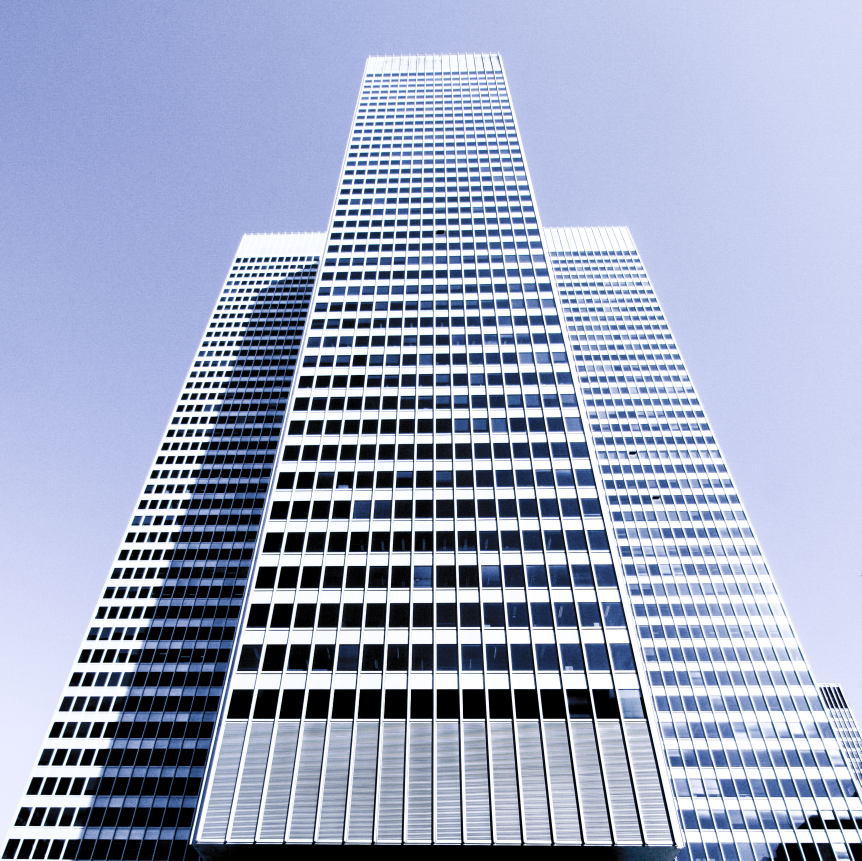
%> input picture A1/White_skyscraper_in_Montreal_(Unsplash).jpg, 3447 x 3442 px (shown at 1/4 size)
$ octave A1.m   (GNU Octave 9; MATLAB toolbox functions it lacks are replaced by stand-ins)
%> lines starting %> are read from the running program, lines starting %| are printed output that depends on the picture; long printed decimals are rounded
%Part 1
    %Import images
    HP = imread('White_skyscraper_in_Montreal_(Unsplash).jpg');
    LP = imread('pexels-cottonbro-9589472.jpg');
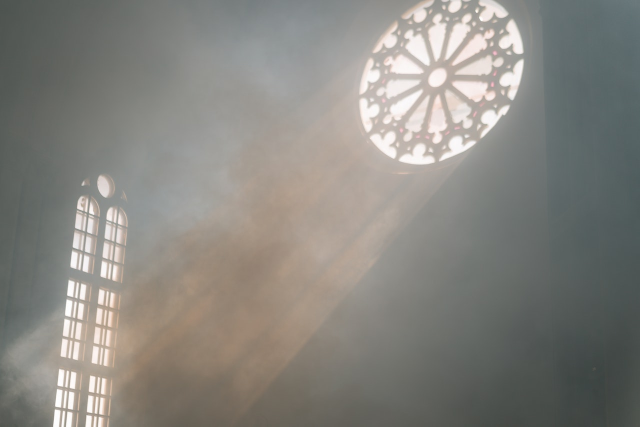
%> input picture A1/Report/pexels-cottonbro-9589472.jpg, 1280 x 853 px (shown at 1/2 size)
%> LP is the input picture: size 853x1280x3 uint8; mean R, G, B 135.2, 133.5, 127.9
    %Convert to greyscale
    HP = rgb2gray(HP);
    LP = rgb2gray(LP);
%> LP: size 853x1280 uint8
    %Crop then resize
    HP = HP(1:3442, 1:3442);
%> HP: size 3442x3442 uint8
    LP = LP(1:853, 213:1066);
%> LP: size 853x854 uint8
    HP = imresize(HP, [500 500]);
%> HP: size 500x500 uint8
    LP = imresize(LP, [500 500]);
%> LP: size 500x500 uint8
    %Save the images as a png
    imwrite(HP, 'HP.png');
    imwrite(LP, 'LP.png');

%Part 2
    %Compute fourier transforms
    HP_freq = fft2(HP);
    LP_freq = fft2(LP);
    %Shift the center frequency location
    HP_freq_save = fftshift(abs(HP_freq));
    LP_freq_save = fftshift(abs(LP_freq));
    %Use a mutliplier to display result correctly
    HP_freq_save = HP_freq_save/30000;
    LP_freq_save = LP_freq_save/30000;
    %Save the frequency repsonses to a png
    imwrite(HP_freq_save, 'HP-freq.png');
    imwrite(LP_freq_save, 'LP-freq.png');

%Part 3
    %Defining our kernels
    sob = [-1 0 1; -2 0 2; -1 0 1];
    gauskern = fspecial('gaussian', 16, 2.5);
    dog = conv2(gauskern, sob);
    %Display surf of gaus closeand dog
    saveas(surf(gauskern), 'gaus-surf.png');
    saveas(surf(dog), 'dog-surf.png');
    close all;
    %Apply gaussian filter to HP and LP
    HP_filt = imfilter(HP, gauskern);
    LP_filt = imfilter(LP, gauskern);
    %Compute the frequency domain representaions of HP-filt and LP-filt
    HP_filt_freq = fft2(HP_filt);
    LP_filt_freq = fft2(LP_filt);
    %Save the filtered images and freq. domain versions
    imwrite(HP_filt, 'HP-filt.png');
    imwrite(LP_filt, 'LP-filt.png');
    imwrite(fftshift(abs(HP_filt_freq))/30000, 'HP-filt-freq.png');
    imwrite(fftshift(abs(LP_filt_freq))/30000, 'LP-filt-freq.png');
    %Compute fourier transform of DoG kernel
    dogfilt = fft2(dog, 500, 500);
    %Apply new filter to both images
    HP_dogfilt_freq = HP_freq.*dogfilt;
    LP_dogfilt_freq = LP_freq.*dogfilt;
    %Convert filtered images back to spatial domain
    HP_dogfilt = ifft2(HP_dogfilt_freq);
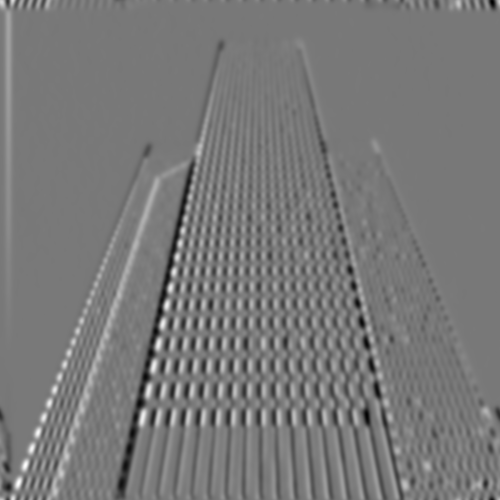
%> HP_dogfilt: size 500x500 double; min -227.8, max 252.3, mean 0; drawn with min black and max white
    LP_dogfilt = ifft2(LP_dogfilt_freq);
    %Save filtered images and freq. domain versions with dog
    imwrite(HP_dogfilt/150, 'HP-dogfilt.png');
    imwrite(LP_dogfilt/30, 'LP-dogfilt.png');
    imwrite(abs(fftshift(HP_dogfilt_freq))/100, 'HP-dogfilt-freq.png');
    imwrite(abs(fftshift(LP_dogfilt_freq))/100, 'LP-dogfilt-freq.png');

%Part 4
    %Subsample the two images to half
    HP_sub2 = HP(1:2:end, 1:2:end);
    LP_sub2 = LP(1:2:end, 1:2:end);
    %Subsample the two images to quater
    HP_sub4 = HP(1:4:end, 1:4:end);
    LP_sub4 = LP(1:4:end, 1:4:end);
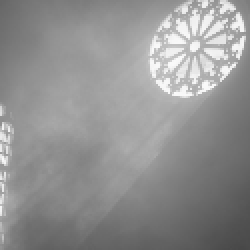
%> LP_sub4: size 125x125 uint8 (shown 2 times larger); min 72, max 250, mean 145.3
    %Compute frequency domains of subsampled images
    HP_sub2_freq = fft2(HP_sub2);
    LP_sub2_freq = fft2(LP_sub2);
    HP_sub4_freq = fft2(HP_sub4);
    LP_sub4_freq = fft2(LP_sub4);
    %Save the subsampled images
    imwrite(HP_sub2, 'HP-sub2.png');
    imwrite(LP_sub2, 'LP-sub2.png');
    imwrite(HP_sub4, 'HP-sub4.png');
    imwrite(LP_sub4, 'LP-sub4.png');
    imwrite(abs(fftshift(HP_sub2_freq))/40000, 'HP-sub2-freq.png');
    imwrite(abs(fftshift(LP_sub2_freq))/40000, 'LP-sub2-freq.png');
    imwrite(abs(fftshift(HP_sub4_freq))/40000, 'HP-sub4-freq.png');
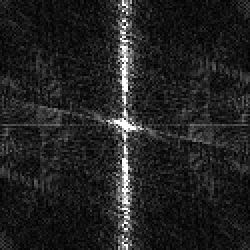
%> saved as HP-sub4-freq.png: size 125x125 uint8 (shown 2 times larger); min 0, max 255, mean 33.7
    imwrite(abs(fftshift(LP_sub4_freq))/40000, 'LP-sub4-freq.png');
    %Apply anti-aliasing to HP
    sub2_gaus = fspecial('gaussian', 12, 1.8);
    sub4_gaus = fspecial('gaussian', 19, 3.2);
    sub2_filt = imfilter(HP, sub2_gaus);
    sub4_filt = imfilter(HP, sub4_gaus);
    %Subsample the aa image to half
    HP_sub2_aa = sub2_filt(1:2:end, 1:2:end);
    %Subsample the aa image to quater
    HP_sub4_aa = sub4_filt(1:4:end, 1:4:end);
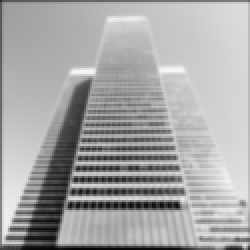
%> HP_sub4_aa: size 125x125 uint8 (shown 2 times larger); min 5, max 247, mean 166.3
    %Compute frequency domains of anti-aliased images
    HP_sub2_aa_freq = fft2(HP_sub2_aa);
    HP_sub4_aa_freq = fft2(HP_sub4_aa);
    %Save the anti aliased images and their frequency domain counterparts
    imwrite(HP_sub2_aa, 'HP-sub2-aa.png');
    imwrite(HP_sub4_aa, 'HP-sub4-aa.png');
    imwrite(abs(fftshift(HP_sub2_aa_freq))/40000, 'HP-sub2-aa-freq.png');
    imwrite(abs(fftshift(HP_sub4_aa_freq))/40000, 'HP-sub4-aa-freq.png');

%Part 5
    %Getting default canny parameters
    [cannyedgeHP, threshHP] = edge(HP, 'canny');
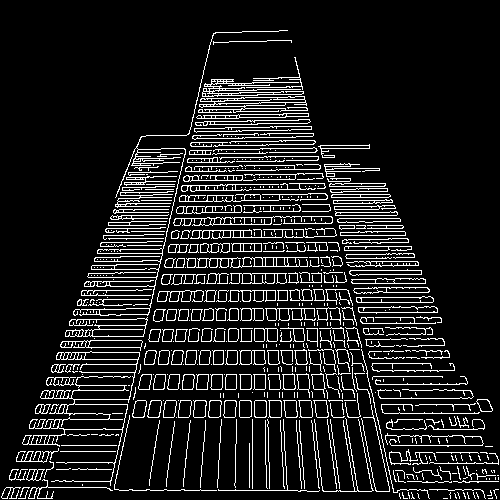
%> cannyedgeHP: size 500x500 logical; 11.2% white in thin lines or dots
%> threshHP = [0.105 0.264]
    [cannyedgeLP, threshLP] = edge(LP, 'canny');
%> cannyedgeLP: size 500x500 logical; 1.9% white in thin lines or dots
%> threshLP = [0.0945 0.236]
    disp("HP default thresholds");
    disp(threshHP);
%|    0.1055   0.2637
    disp("LP default thresholds");
    disp(threshLP);
%|    0.09454   0.2363
    %Applying canny edge detection
    HP_canny_optimal = edge(HP, 'canny', [.03 .05]);
%> HP_canny_optimal: size 500x500 logical; 13.8% white in thin lines or dots
    HP_canny_lowlow = edge(HP, 'canny', [.0001 .05]); %More false lines picked up at very top of building
%> HP_canny_lowlow: size 500x500 logical; 13.9% white in thin lines or dots
    HP_canny_highlow = edge(HP, 'canny', [.0499999 .25]); %loose some windows near top of building, and loss of entire background building to the right
%> HP_canny_highlow: size 500x500 logical; 12% white in thin lines or dots
    HP_canny_lowhigh = edge(HP, 'canny', [.03 .0399]); %More false lines picked up at very top of building
%> HP_canny_lowhigh: size 500x500 logical; 13.9% white in thin lines or dots
    HP_canny_highhigh = edge(HP, 'canny', [.03 .25]);  %Lose right side edge of building and entire background building
%> HP_canny_highhigh: size 500x500 logical; 12.1% white in thin lines or dots

    LP_canny_optimal = edge(LP, 'canny', [.1 .200398]); %Optimization not perfect, some of the outer edges on the window pane to the left are missing
%> LP_canny_optimal: size 500x500 logical; 2% white in thin lines or dots
    LP_canny_lowlow = edge(LP, 'canny', [.01 .200398]);     %Here the outer edges of the window on the left pick up false edges
%> LP_canny_lowlow: size 500x500 logical; 2.1% white in thin lines or dots
    LP_canny_highlow = edge(LP, 'canny', [.2 .200398]); %Here the outer edges of the window on the left are left out of the image
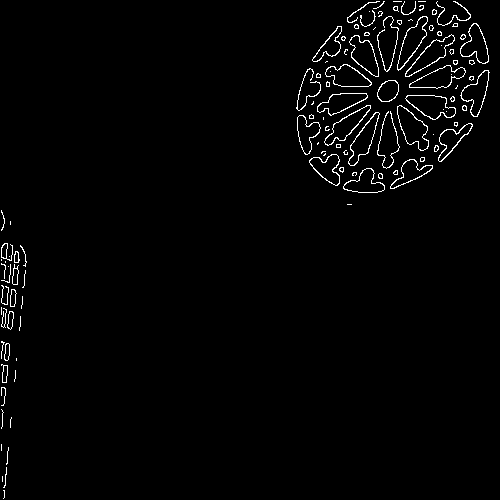
%> LP_canny_highlow: size 500x500 logical; 1.9% white in thin lines or dots
    LP_canny_lowhigh = edge(LP, 'canny', [.1 .12]); %Here there are false edges picked up in the middle of the image
    LP_canny_highhigh = edge(LP, 'canny', [.1 .9]); %Here most of the edges on the image are missing
    %Save the edge representations of HP and LP
    imwrite(HP_canny_optimal, 'HP-canny-optimal.png');
    imwrite(HP_canny_lowlow, 'HP-canny-lowlow.png');
    imwrite(HP_canny_highlow, 'HP-canny-highlow.png');
    imwrite(HP_canny_lowhigh, 'HP-canny-lowhigh.png');
    imwrite(HP_canny_highhigh, 'HP-canny-highhigh.png');

    imwrite(LP_canny_optimal, 'LP-canny-optimal.png');
    imwrite(LP_canny_lowlow, 'LP-canny-lowlow.png');
    imwrite(LP_canny_highlow, 'LP-canny-highlow.png');
    imwrite(LP_canny_lowhigh, 'LP-canny-lowhigh.png');
    imwrite(LP_canny_highhigh, 'LP-canny-highhigh.png');
